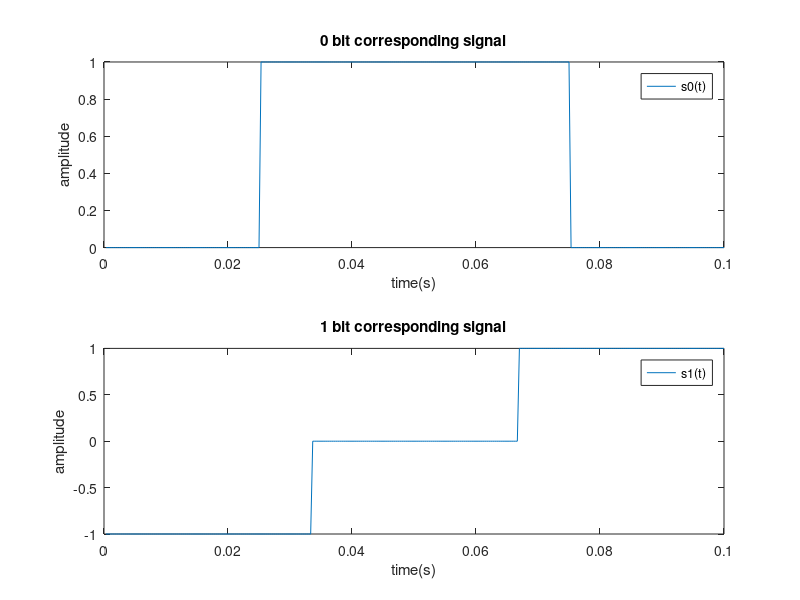
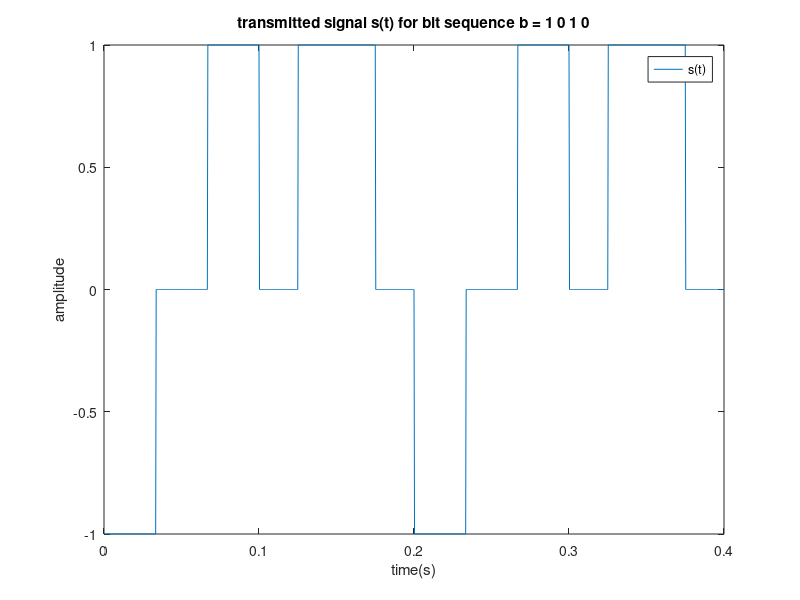
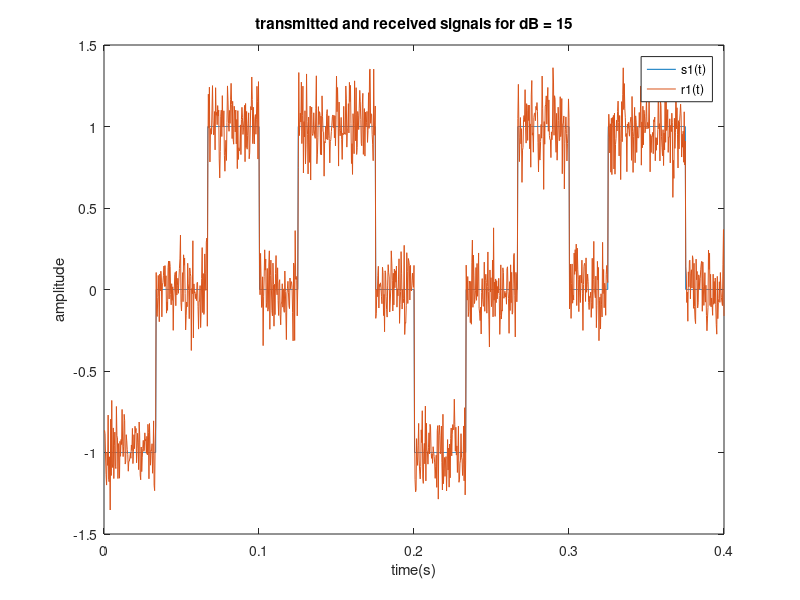
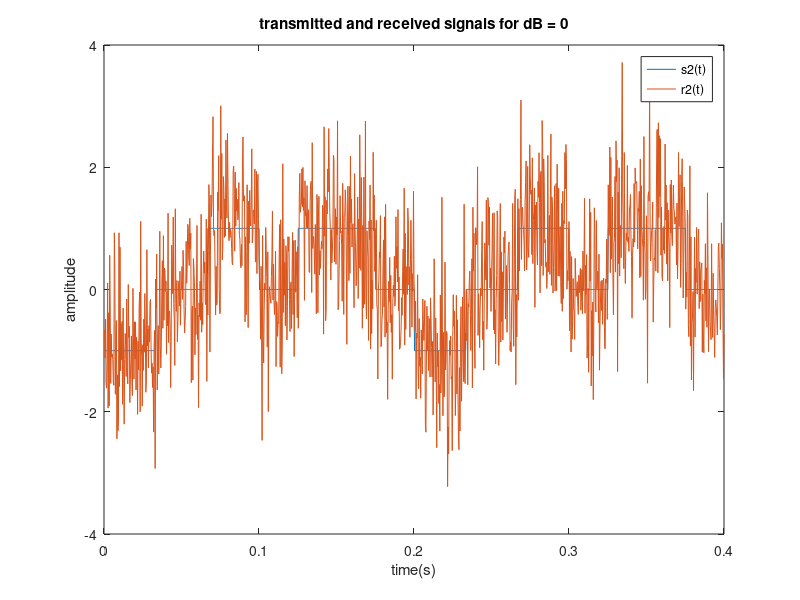

The MATLAB source for these figures, in order:
close all; clear all; clc;

fs = 3000; d = 0.4; N = 4; Tb = 0.1; dt = 1/fs;
t = dt:dt:0.4; tp = dt:dt:0.1; tp0 = tp(1:75); tp1 = tp(1:100);

s0t = [zeros(1,length(tp0)) ones(1,length(tp0)) ones(1,length(tp0)) zeros(1,length(tp0))];
s1t = [ones(1,length(tp1))*-1 zeros(1,length(tp1)) ones(1,length(tp1))];

figure(1)
subplot(211)
plot(tp,s0t);xlabel("time(s)");ylabel("amplitude");title("0 bit corresponding signal");legend("s0(t)");
subplot(212)
plot(tp,s1t);xlabel("time(s)");ylabel("amplitude");title("1 bit corresponding signal");legend("s1(t)");

b = [1 0 1 0];

st = [s1t s0t s1t s0t];

figure(2)
plot(t,st);xlabel("time(s)");ylabel("amplitude");title("transmitted signal s(t) for bit sequence b = 1 0 1 0");legend("s(t)");

sp = sum(abs(st).^2)/length(st);
snr1 = 15;
snr2 = 0;

snrlin1 = 10^(0.1*snr1);
snrlin2 = 10^(0.1*snr2);

varn1 = sp / snrlin1;
varn2 = sp / snrlin2;

n1t = sqrt(varn1).*randn(1,length(st));
n2t = sqrt(varn2).*randn(1,length(st));

r1t = st + n1t;
r2t = st + n2t;

wb = Tb/dt;
k = 1:1:N;

figure(3)

plot(t,st);
hold on;
plot(t,r1t);xlabel("time(s)");ylabel("amplitude");title("transmitted and received signals for dB = 15");legend("s1(t)","r1(t)");
hold off;

figure(4)
plot(t,st);
hold on;
plot(t,r2t);xlabel("time(s)");ylabel("amplitude");title("transmitted and received signals for dB = 0");legend("s2(t)","r2(t)");
hold off;

r0k_1 = zeros(1,N);
r1k_1 = zeros(1,N);

for k = 1:1:N
   n = (k-1)*wb+1:k*wb;
   r0k_1(k) = sum(r1t(n).*s0t((n-(k-1)*wb)));
   r1k_1(k) = sum(r1t(n).*s1t((n-(k-1)*wb)));
end

r0k_2 = zeros(1,N);
r1k_2 = zeros(1,N);

for k = 1:1:N
   n = (k-1)*wb+1:k*wb;
   r0k_2(k) = sum(r2t(n).*s0t((n-(k-1)*wb)));
   r1k_2(k) = sum(r2t(n).*s1t((n-(k-1)*wb)));
end

figure(5)
scatter([1:N],r0k_1);
hold on;
scatter([1:N],r1k_1);xlabel("number of symbols vector N=4");ylabel("0 - 1 bit chance");title("corellator output for dB = 15");legend("r0_1(k)","r1_1(k)");
hold off;

figure(6)
scatter([1:N],r0k_2);
hold on;
scatter([1:N],r1k_2);xlabel("number of symbols vector N=4");ylabel("0 - 1 bit chance");title("corellator output for dB = 0");legend("r0_2(k)","r1_2(k)");
hold off;
